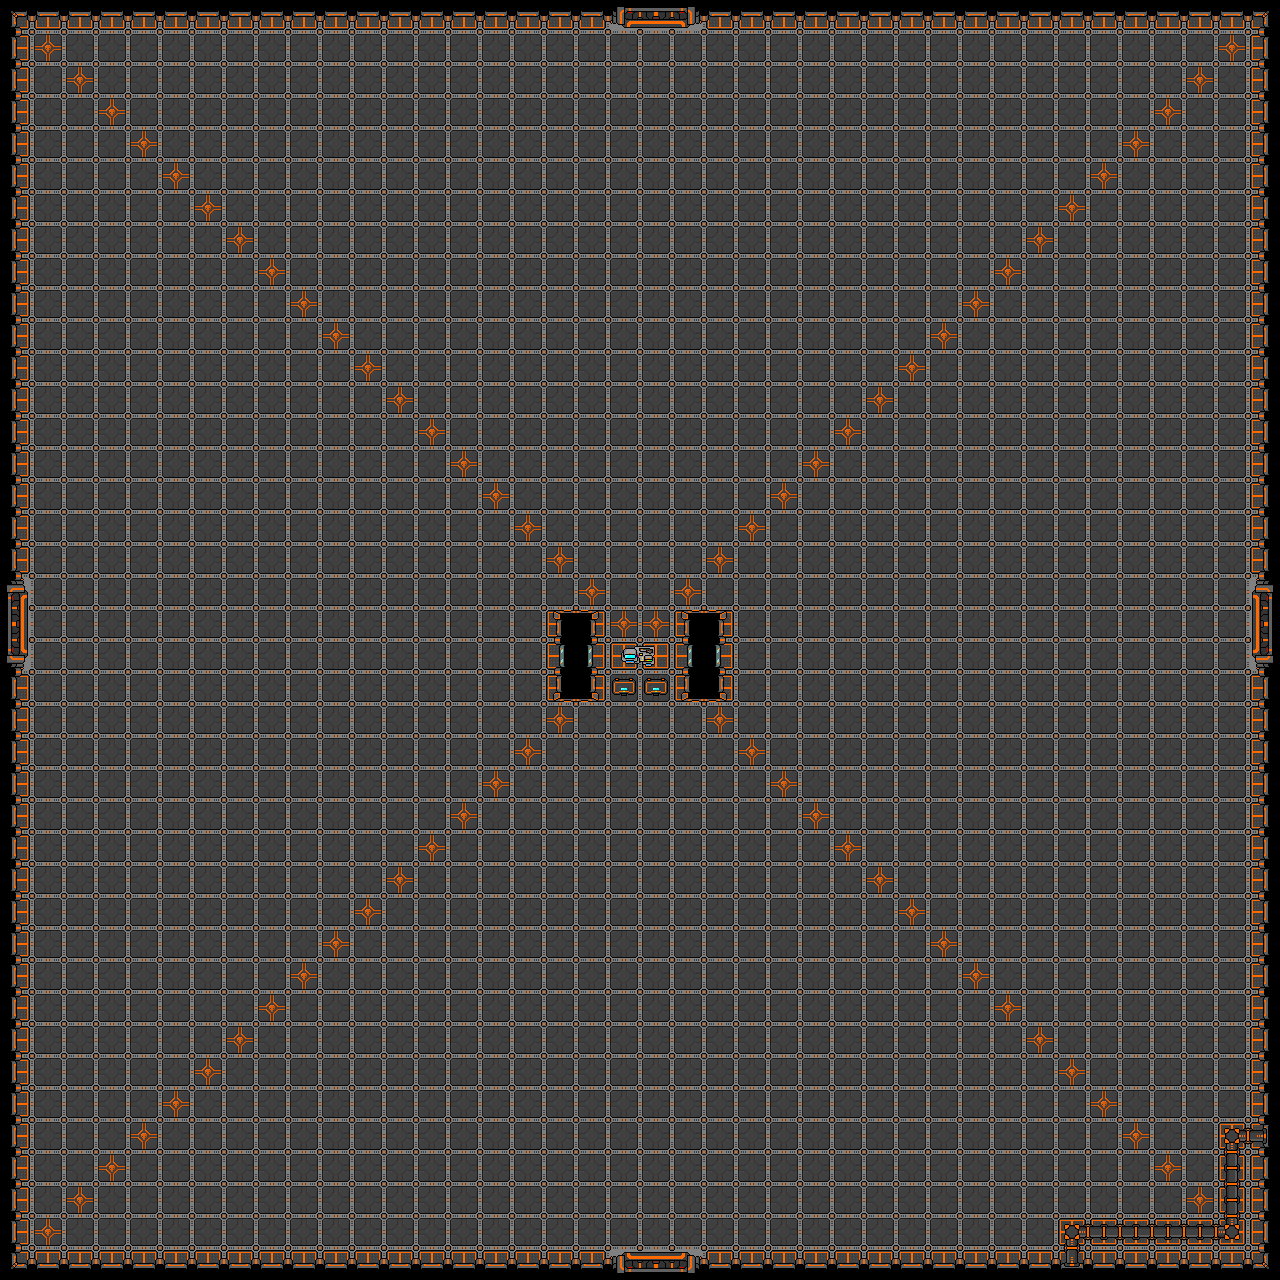

Below is a game level as drawn by its tile map, then a one-line description and the .tmx that defines it (tile-layer data replaced by summaries):
An orthogonal 40x40 tile map with 32x32 px tiles, 1 tile layer (sloi) and 10 objects (9x solid, Player).

<map version="1.0" orientation="orthogonal" renderorder="right-down" width="40" height="40" tilewidth="32" tileheight="32" nextobjectid="15">
 <tileset firstgid="1" name="Tiles" tilewidth="32" tileheight="32" tilecount="32">
  <image source="tile_sheet.png" width="256" height="128" />
 </tileset>
 <layer name="sloi" width="40" height="40">
  <data>[1600 cells, 1600 non-empty, 16 distinct tile ids]</data>
 </layer>
 <objectgroup name="objects">
  <object id="3" name="solid" x="0.666667" y="1.33333" width="1278" height="20.6667" />
  <object id="4" name="solid" x="1.66667" y="1258.33" width="1278" height="20.6667" />
  <object id="6" name="solid" x="1" y="22" width="28" height="1226.03" />
  <object id="7" name="solid" x="1251" y="21.985" width="28" height="1235.01" />
  <object id="8" name="solid" x="1064" y="1220" width="185" height="35.505" />
  <object id="9" name="solid" x="1217" y="1123" width="32.5" height="95.7525" />
  <object id="10" name="solid" x="678.75" y="609.124" width="48.25" height="95.7525" />
  <object id="11" name="solid" x="550.875" y="609.124" width="48.25" height="95.7525" />
  <object id="12" name="solid" x="622" y="645" width="33" height="19" />
  <object id="13" name="Player" x="624" y="990" width="32" height="32" />
 </objectgroup>
</map>